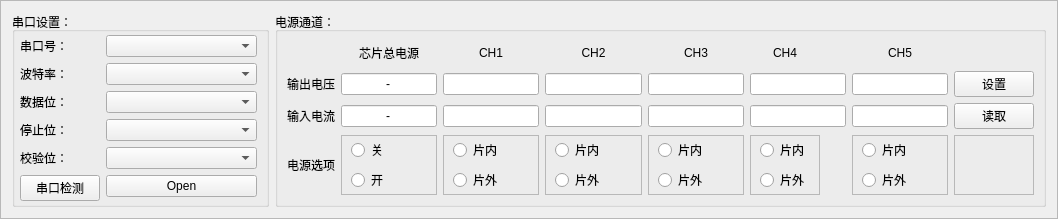
     <widget class="QFrame" name="frame_one">
      <property name="frameShape">
       <enum>QFrame::StyledPanel</enum>
      </property>
      <property name="frameShadow">
       <enum>QFrame::Raised</enum>
      </property>
      <layout class="QGridLayout" name="gridLayout_8" columnstretch="1,3">
       <item row="0" column="0">
        <widget class="QGroupBox" name="groupBox_3">
         <property name="minimumSize">
          <size>
           <width>180</width>
           <height>0</height>
          </size>
         </property>
         <property name="styleSheet">
          <string notr="true">.QGroupBox
{font: 10pt &quot;Times New Roman&quot;;}</string>
         </property>
         <property name="title">
          <string>串口设置：</string>
         </property>
         <layout class="QGridLayout" name="gridLayout_4">
          <property name="leftMargin">
           <number>5</number>
          </property>
          <property name="topMargin">
           <number>3</number>
          </property>
          <property name="bottomMargin">
           <number>3</number>
          </property>
          <item row="0" column="0">
           <layout class="QFormLayout" name="formLayout">
            <item row="0" column="0">
             <widget class="QLabel" name="label_10">
              <property name="text">
               <string>串口号：</string>
              </property>
             </widget>
            </item>
            <item row="0" column="1">
             <widget class="QComboBox" name="serialPortInfoListBox"/>
            </item>
            <item row="1" column="0">
             <widget class="QLabel" name="label_8">
              <property name="text">
               <string>波特率：</string>
              </property>
             </widget>
            </item>
            <item row="1" column="1">
             <widget class="QComboBox" name="baudRateBox"/>
            </item>
            <item row="2" column="0">
             <widget class="QLabel" name="label_11">
              <property name="text">
               <string>数据位：</string>
              </property>
             </widget>
            </item>
            <item row="2" column="1">
             <widget class="QComboBox" name="dataBitsBox"/>
            </item>
            <item row="3" column="0">
             <widget class="QLabel" name="label_7">
              <property name="text">
               <string>停止位：</string>
              </property>
             </widget>
            </item>
            <item row="3" column="1">
             <widget class="QComboBox" name="stopBitsBox"/>
            </item>
            <item row="4" column="0">
             <widget class="QLabel" name="label_9">
              <property name="text">
               <string>校验位：</string>
              </property>
             </widget>
            </item>
            <item row="4" column="1">
             <widget class="QComboBox" name="parityBox"/>
            </item>
            <item row="5" column="0">
             <widget class="QPushButton" name="portScan_pushButton">
              <property name="text">
               <string>串口检测</string>
              </property>
             </widget>
            </item>
            <item row="5" column="1">
             <widget class="QPushButton" name="openPort_pushButton">
              <property name="text">
               <string>Open</string>
              </property>
             </widget>
            </item>
           </layout>
          </item>
         </layout>
        </widget>
       </item>
       <item row="0" column="1">
        <widget class="QGroupBox" name="groupBox">
         <property name="title">
          <string>电源通道：</string>
         </property>
         <layout class="QGridLayout" name="gridLayout_28">
          <item row="0" column="0">
           <widget class="QLabel" name="label_4">
            <property name="text">
             <string/>
            </property>
           </widget>
          </item>
          <item row="0" column="1">
           <widget class="QLabel" name="label_16">
            <property name="text">
             <string>芯片总电源</string>
            </property>
            <property name="alignment">
             <set>Qt::AlignCenter</set>
            </property>
           </widget>
          </item>
          <item row="0" column="2">
           <widget class="QLabel" name="label_5">
            <property name="text">
             <string>CH1</string>
            </property>
            <property name="alignment">
             <set>Qt::AlignCenter</set>
            </property>
           </widget>
          </item>
          <item row="0" column="3">
           <widget class="QLabel" name="label_6">
            <property name="text">
             <string>CH2</string>
            </property>
            <property name="alignment">
             <set>Qt::AlignCenter</set>
            </property>
           </widget>
          </item>
          <item row="0" column="4">
           <widget class="QLabel" name="label_12">
            <property name="text">
             <string>CH3</string>
            </property>
            <property name="alignment">
             <set>Qt::AlignCenter</set>
            </property>
           </widget>
          </item>
          <item row="0" column="5">
           <widget class="QLabel" name="label_13">
            <property name="text">
             <string>CH4</string>
            </property>
            <property name="alignment">
             <set>Qt::AlignCenter</set>
            </property>
           </widget>
          </item>
          <item row="0" column="6">
           <widget class="QLabel" name="label_15">
            <property name="text">
             <string/>
            </property>
            <property name="alignment">
             <set>Qt::AlignCenter</set>
            </property>
           </widget>
          </item>
          <item row="0" column="7">
           <widget class="QLabel" name="label_14">
            <property name="text">
             <string>CH5</string>
            </property>
            <property name="alignment">
             <set>Qt::AlignCenter</set>
            </property>
           </widget>
          </item>
          <item row="1" column="0">
           <widget class="QLabel" name="label">
            <property name="text">
             <string>输出电压</string>
            </property>
           </widget>
          </item>
          <item row="1" column="1">
           <widget class="QLineEdit" name="zongDianyuan_voltage_lineEdit">
            <property name="text">
             <string>-</string>
            </property>
            <property name="alignment">
             <set>Qt::AlignCenter</set>
            </property>
           </widget>
          </item>
          <item row="1" column="2">
           <widget class="QLineEdit" name="CH1_voltage_lineEdit">
            <property name="alignment">
             <set>Qt::AlignCenter</set>
            </property>
           </widget>
          </item>
          <item row="1" column="3">
           <widget class="QLineEdit" name="CH2_voltage_lineEdit">
            <property name="alignment">
             <set>Qt::AlignCenter</set>
            </property>
           </widget>
          </item>
          <item row="1" column="4">
           <widget class="QLineEdit" name="CH3_voltage_lineEdit">
            <property name="alignment">
             <set>Qt::AlignCenter</set>
            </property>
           </widget>
          </item>
          <item row="1" column="5" colspan="2">
           <widget class="QLineEdit" name="CH4_voltage_lineEdit">
            <property name="alignment">
             <set>Qt::AlignCenter</set>
            </property>
           </widget>
          </item>
          <item row="1" column="7">
           <widget class="QLineEdit" name="CH5_voltage_lineEdit">
            <property name="alignment">
             <set>Qt::AlignCenter</set>
            </property>
           </widget>
          </item>
          <item row="1" column="8">
           <widget class="QPushButton" name="CH_IA_import_pushButton">
            <property name="text">
             <string>设置</string>
            </property>
           </widget>
          </item>
          <item row="2" column="0">
           <widget class="QLabel" name="label_2">
            <property name="text">
             <string>输入电流</string>
            </property>
           </widget>
          </item>
          <item row="2" column="1">
           <widget class="QLineEdit" name="zongDianyuan_IA_lineEdit">
            <property name="text">
             <string>-</string>
            </property>
            <property name="alignment">
             <set>Qt::AlignCenter</set>
            </property>
           </widget>
          </item>
          <item row="2" column="2">
           <widget class="QLineEdit" name="CH1_IA_lineEdit">
            <property name="alignment">
             <set>Qt::AlignCenter</set>
            </property>
           </widget>
          </item>
          <item row="2" column="3">
           <widget class="QLineEdit" name="CH2_IA_lineEdit">
            <property name="alignment">
             <set>Qt::AlignCenter</set>
            </property>
           </widget>
          </item>
          <item row="2" column="4">
           <widget class="QLineEdit" name="CH3_IA_lineEdit">
            <property name="alignment">
             <set>Qt::AlignCenter</set>
            </property>
           </widget>
          </item>
          <item row="2" column="5" colspan="2">
           <widget class="QLineEdit" name="CH4_IA_lineEdit">
            <property name="alignment">
             <set>Qt::AlignCenter</set>
            </property>
           </widget>
          </item>
          <item row="2" column="7">
           <widget class="QLineEdit" name="CH5_IA_lineEdit">
            <property name="alignment">
             <set>Qt::AlignCenter</set>
            </property>
           </widget>
          </item>
          <item row="2" column="8">
           <widget class="QPushButton" name="CH_IA_export_pushButton">
            <property name="text">
             <string>读取</string>
            </property>
           </widget>
          </item>
          <item row="3" column="0">
           <widget class="QLabel" name="label_3">
            <property name="text">
             <string>电源选项</string>
            </property>
           </widget>
          </item>
          <item row="3" column="1">
           <widget class="QFrame" name="frame_18">
            <property name="frameShape">
             <enum>QFrame::StyledPanel</enum>
            </property>
            <property name="frameShadow">
             <enum>QFrame::Raised</enum>
            </property>
            <layout class="QGridLayout" name="gridLayout_27">
             <property name="topMargin">
              <number>2</number>
             </property>
             <property name="bottomMargin">
              <number>2</number>
             </property>
             <item row="0" column="0">
              <widget class="QRadioButton" name="zongdianyuan_close_radioButton">
               <property name="text">
                <string>关</string>
               </property>
               <property name="checkable">
                <bool>true</bool>
               </property>
               <property name="checked">
                <bool>false</bool>
               </property>
              </widget>
             </item>
             <item row="1" column="0">
              <widget class="QRadioButton" name="zongdianyuan_open_radioButton">
               <property name="text">
                <string>开</string>
               </property>
              </widget>
             </item>
            </layout>
           </widget>
          </item>
          <item row="3" column="2">
           <widget class="QFrame" name="frame">
            <property name="frameShape">
             <enum>QFrame::StyledPanel</enum>
            </property>
            <property name="frameShadow">
             <enum>QFrame::Raised</enum>
            </property>
            <layout class="QGridLayout" name="gridLayout">
             <property name="topMargin">
              <number>2</number>
             </property>
             <property name="bottomMargin">
              <number>2</number>
             </property>
             <item row="0" column="0">
              <widget class="QRadioButton" name="CH1_in_radioButton">
               <property name="text">
                <string>片内</string>
               </property>
               <property name="checkable">
                <bool>true</bool>
               </property>
               <property name="checked">
                <bool>false</bool>
               </property>
              </widget>
             </item>
             <item row="1" column="0">
              <widget class="QRadioButton" name="CH1_out_radioButton">
               <property name="text">
                <string>片外</string>
               </property>
              </widget>
             </item>
            </layout>
           </widget>
          </item>
          <item row="3" column="3">
           <widget class="QFrame" name="frame_3">
            <property name="frameShape">
             <enum>QFrame::StyledPanel</enum>
            </property>
            <property name="frameShadow">
             <enum>QFrame::Raised</enum>
            </property>
            <layout class="QGridLayout" name="gridLayout_2">
             <property name="topMargin">
              <number>2</number>
             </property>
             <property name="bottomMargin">
              <number>2</number>
             </property>
             <item row="0" column="0">
              <widget class="QRadioButton" name="CH2_in_radioButton">
               <property name="text">
                <string>片内</string>
               </property>
               <property name="checkable">
                <bool>true</bool>
               </property>
               <property name="checked">
                <bool>false</bool>
               </property>
              </widget>
             </item>
             <item row="1" column="0">
              <widget class="QRadioButton" name="CH2_out_radioButton">
               <property name="text">
                <string>片外</string>
               </property>
              </widget>
             </item>
            </layout>
           </widget>
          </item>
          <item row="3" column="4">
           <widget class="QFrame" name="frame_4">
            <property name="frameShape">
             <enum>QFrame::StyledPanel</enum>
            </property>
            <property name="frameShadow">
             <enum>QFrame::Raised</enum>
            </property>
            <layout class="QGridLayout" name="gridLayout_3">
             <property name="topMargin">
              <number>2</number>
             </property>
             <property name="bottomMargin">
              <number>2</number>
             </property>
             <item row="0" column="0">
              <widget class="QRadioButton" name="CH3_in_radioButton">
               <property name="text">
                <string>片内</string>
               </property>
               <property name="checkable">
                <bool>true</bool>
               </property>
               <property name="checked">
                <bool>false</bool>
               </property>
              </widget>
             </item>
             <item row="1" column="0">
              <widget class="QRadioButton" name="CH3_out_radioButton">
               <property name="text">
                <string>片外</string>
               </property>
              </widget>
             </item>
            </layout>
           </widget>
          </item>
          <item row="3" column="5">
           <widget class="QFrame" name="frame_5">
            <property name="frameShape">
             <enum>QFrame::StyledPanel</enum>
            </property>
            <property name="frameShadow">
             <enum>QFrame::Raised</enum>
            </property>
            <layout class="QGridLayout" name="gridLayout_5">
             <property name="topMargin">
              <number>2</number>
             </property>
             <property name="bottomMargin">
              <number>2</number>
             </property>
             <item row="1" column="0">
              <widget class="QRadioButton" name="CH4_out_radioButton">
               <property name="text">
                <string>片外</string>
               </property>
              </widget>
             </item>
             <item row="0" column="0">
              <widget class="QRadioButton" name="CH4_in_radioButton">
               <property name="text">
                <string>片内</string>
               </property>
               <property name="checkable">
                <bool>true</bool>
               </property>
               <property name="checked">
                <bool>false</bool>
               </property>
              </widget>
             </item>
            </layout>
           </widget>
          </item>
          <item row="3" column="7">
           <widget class="QFrame" name="frame_6">
            <property name="frameShape">
             <enum>QFrame::StyledPanel</enum>
            </property>
            <property name="frameShadow">
             <enum>QFrame::Raised</enum>
            </property>
            <layout class="QGridLayout" name="gridLayout_6">
             <property name="topMargin">
              <number>2</number>
             </property>
             <property name="bottomMargin">
              <number>2</number>
             </property>
             <item row="0" column="0">
              <widget class="QRadioButton" name="CH5_in_radioButton">
               <property name="text">
                <string>片内</string>
               </property>
               <property name="checkable">
                <bool>true</bool>
               </property>
               <property name="checked">
                <bool>false</bool>
               </property>
              </widget>
             </item>
             <item row="1" column="0">
              <widget class="QRadioButton" name="CH5_out_radioButton">
               <property name="text">
                <string>片外</string>
               </property>
              </widget>
             </item>
            </layout>
           </widget>
          </item>
          <item row="3" column="8">
           <widget class="QFrame" name="frame_7">
            <property name="frameShape">
             <enum>QFrame::StyledPanel</enum>
            </property>
            <property name="frameShadow">
             <enum>QFrame::Raised</enum>
            </property>
            <layout class="QGridLayout" name="gridLayout_7">
             <property name="topMargin">
              <number>2</number>
             </property>
             <property name="bottomMargin">
              <number>2</number>
             </property>
            </layout>
           </widget>
          </item>
         </layout>
         <zorder>label</zorder>
         <zorder>label_2</zorder>
         <zorder>label_3</zorder>
         <zorder>label_4</zorder>
         <zorder>label_5</zorder>
         <zorder>label_6</zorder>
         <zorder>label_12</zorder>
         <zorder>label_13</zorder>
         <zorder>label_14</zorder>
         <zorder>CH1_voltage_lineEdit</zorder>
         <zorder>CH2_voltage_lineEdit</zorder>
         <zorder>CH3_voltage_lineEdit</zorder>
         <zorder>CH4_voltage_lineEdit</zorder>
         <zorder>CH5_voltage_lineEdit</zorder>
         <zorder>CH5_IA_lineEdit</zorder>
         <zorder>CH2_IA_lineEdit</zorder>
         <zorder>CH3_IA_lineEdit</zorder>
         <zorder>CH1_IA_lineEdit</zorder>
         <zorder>CH4_IA_lineEdit</zorder>
         <zorder>frame</zorder>
         <zorder>frame_3</zorder>
         <zorder>frame_4</zorder>
         <zorder>frame_5</zorder>
         <zorder>frame_6</zorder>
         <zorder>CH_IA_import_pushButton</zorder>
         <zorder>CH_IA_export_pushButton</zorder>
         <zorder>label_15</zorder>
         <zorder>frame_7</zorder>
         <zorder>label_16</zorder>
         <zorder>zongDianyuan_voltage_lineEdit</zorder>
         <zorder>zongDianyuan_IA_lineEdit</zorder>
         <zorder>frame_18</zorder>
        </widget>
       </item>
      </layout>
     </widget>
